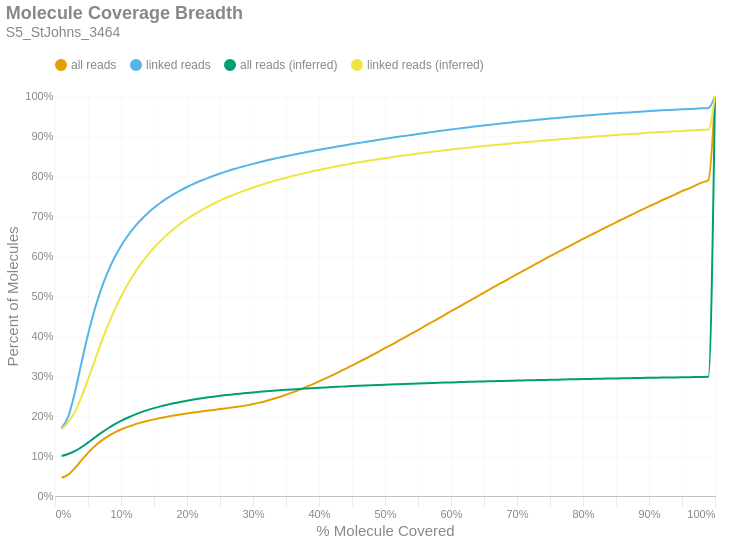

Write notebook code for a chart like this one.
### Markdown cell above
### Molecule Read Coverage
This chart shows molecule coverage breadth as computed by the number of bases aligned to that molecule. In other words, "*how much of each unique long molecule is actually sequenced/aligned?*" Keep in mind there is a distinction between sequences and alignments, since some sequences belonging to a particular molecule may not align well and wouldn't appear in the alignment data. This chart also shows molecule coverage breadth as computed by the *inferred fragment* from which the aligned sequences originate. Unlike read coverage, this calculation takes into account the total insert size, including unsequenced gaps between the forward and reverse reads. Like the previous figures, these are cumulative percents.

### Code cell
if SKIPLR:
    print_html(f"Skipped")
else:
    binned_df = consolidated_hist(valids['coverage_bp'], mask, 0.01, True)
    binned_df_inf = consolidated_hist(valids['coverage_inserts'], mask, 0.01, True)
    binned_df = binned_df.with_columns(pl.lit(binned_df_inf['all reads (cumsum)']).alias('all reads (inferred)'))
    binned_df = binned_df.with_columns(pl.lit(binned_df_inf['linked reads (cumsum)']).alias('linked reads (inferred)'))
    binned_df = binned_df.with_columns(
        (pl.col('bin').cast(pl.Float64) + 0.01).alias('right_edge')
    )

    with SafeRender(binned_df):
        (
            density_plot(binned_df, 'Molecule Coverage Breadth', samplename, 'molcov', ['all reads (inferred)','linked reads (inferred)'])
            .encode(
                #x=alt.X('bin:Q', title="% Molecule Covered").axis(format = '%').scale(padding=0),
                x=alt.X('right_edge:Q', title="% Molecule Covered").axis(format='%').scale(padding=0),
                y=alt.Y('value:Q', title='Percent of Molecules')
                    .axis(format='%')
                    .stack(False)
                    .scale(domainMin=0, padding=0),
                color=alt.Color("key:N").scale(domain = ["all reads", "linked reads", "all reads (inferred)", "linked reads (inferred)"]),
                tooltip = [
                    alt.Tooltip("key:N", title = "Data Type"),
                    alt.Tooltip("range_label:N", title="% Molecule Covered"),
                    alt.Tooltip("value:Q", format = ".2%", title="% Molecules")
                ]
            )
        ).display()

### Figure 1 — Vega-Lite specification as saved in the notebook (floating-point values rounded to 4 significant figures)
{"width": "container", "height": 400, "config": {"title": {"anchor": "start", "dy": -15, "fontSize": 18, "color": "#888888", "subtitleColor": "#888888", "subtitleFontSize": 14}, "arc": {"fill": "#0072B2"}, "axis": {"domainColor": "#888888", "domainWidth": 0.5, "gridWidth": 0.2, "grid": false, "titleFontWeight": 400, "titleFontSize": 15, "labelFontSize": 11, "labelColor": "#888888", "tickColor": "#888888", "tickWidth": 0.2, "titleColor": "#888888"}, "axisBand": {"grid": false}, "axisX": {"grid": true, "tickSize": 10, "domainCap": "round"}, "axisY": {"domain": false, "grid": true, "tickSize": 0, "domainCap": "round"}, "background": "transparent", "header": {"labelFontSize": 15, "labelColor": "#888888", "titleFontSize": 15, "titleFontWeight": 600, "titleColor": "#888888"}, "legend": {"labelFont": "sans-serif", "labelFontSize": 12, "labelColor": "#888888", "symbolSize": 100, "symbolType": "circle", "titleFontSize": 12, "titlePadding": 10, "titleColor": "#888888", "title": null, "orient": "top"}, "range": {"category": ["#E69F00", "#56B4E9", "#009E73", "#F0E442", "#0072B2", "#D55E00", "#CC79A7", "#000000"], "diverging": ["#cfe8f3", "#a2d4ec", "#73bfe2", "#46abdb", "#1696d2", "#12719e"]}, "area": {"fill": "#0072B2", "fillOpacity": 0.7, "line": true, "strokeOpacity": 0.7}, "line": {"color": "#0072B2", "stroke": "#0072B2", "strokeWidth": 2}, "trail": {"color": "#0072B2", "stroke": "#0072B2", "strokeWidth": 0, "size": 1}, "point": {"filled": true, "fillOpacity": 1.0, "size": 95}, "text": {"color": "#888888", "fontSize": 11, "align": "right", "fontWeight": 400, "size": 11}, "bar": {"fill": "#0072B2", "stroke": null}, "view": {"stroke": null, "continuousWidth": 660, "continuousHeight": 400}}, "data": {"name": "data-bc07bcc233a6798b16486f62752d4156"}, "mark": {"type": "line", "interpolate": "monotone", "point": {"opacity": 0, "size": 275}}, "encoding": {"color": {"field": "key", "scale": {"domain": ["all reads", "linked reads", "all reads (inferred)", "linked reads (inferred)"]}, "type": "nominal"}, "tooltip": [{"field": "key", "title": "Data Type", "type": "nominal"}, {"field": "range_label", "title": "% Molecule Covered", "type": "nominal"}, {"field": "value", "format": ".2%", "title": "% Molecules", "type": "quantitative"}], "x": {"axis": {"format": "%"}, "field": "right_edge", "scale": {"padding": 0}, "title": "% Molecule Covered", "type": "quantitative"}, "y": {"axis": {"format": "%"}, "field": "value", "scale": {"domainMin": 0, "padding": 0}, "stack": false, "title": "Percent of Molecules", "type": "quantitative"}}, "params": [{"name": "param_c36ac31b6afebe62", "select": {"type": "point", "fields": ["key"]}, "bind": "legend"}], "title": {"text": "Molecule Coverage Breadth", "subtitle": "S5_StJohns_3464"}, "transform": [{"fold": ["all reads (cumsum)", "linked reads (cumsum)", "all reads (inferred)", "linked reads (inferred)"]}, {"calculate": "replace(datum.key, ' (cumsum)', '')", "as": "key"}, {"filter": {"param": "param_c36ac31b6afebe62"}}], "usermeta": {"embedOptions": {"downloadFileName": "S5_StJohns_3464.molcov"}}, "$schema": "https://vega.github.io/schema/vega-lite/v6.1.0.json", "datasets": {"data-bc07bcc233a6798b16486f62752d4156": [{"bin": "0.0", "interval": "0.0-0.01", "all reads": 0.04575, "linked reads": 0.1696, "all reads (cumsum)": 0.04575, "linked reads (cumsum)": 0.1696, "range_label": "0.0-0.01", "all reads (inferred)": 0.1001, "linked reads (inferred)": 0.1667, "right_edge": 0.01}, {"bin": "0.01", "interval": "0.01-0.02", "all reads": 0.007834, "linked reads": 0.02871, "all reads (cumsum)": 0.05358, "linked reads (cumsum)": 0.1983, "range_label": "0.01-0.02", "all reads (inferred)": 0.105, "linked reads (inferred)": 0.1844, "right_edge": 0.02}, {"bin": "0.02", "interval": "0.02-0.03", "all reads": 0.01593, "linked reads": 0.05973, "all reads (cumsum)": 0.06951, "linked reads (cumsum)": 0.258, "range_label": "0.02-0.03", "all reads (inferred)": 0.1119, "linked reads (inferred)": 0.2097, "right_edge": 0.03}, {"bin": "0.03", "interval": "0.03-0.04", "all reads": 0.01961, "linked reads": 0.07418, "all reads (cumsum)": 0.08912, "linked reads (cumsum)": 0.3322, "range_label": "0.03-0.04", "all reads (inferred)": 0.1219, "linked reads (inferred)": 0.247, "right_edge": 0.04}, {"bin": "0.04", "interval": "0.04-0.05", "all reads": 0.01875, "linked reads": 0.07131, "all reads (cumsum)": 0.1079, "linked reads (cumsum)": 0.4035, "range_label": "0.04-0.05", "all reads (inferred)": 0.1336, "linked reads (inferred)": 0.2913, "right_edge": 0.05}, {"bin": "0.05", "interval": "0.05-0.06", "all reads": 0.01629, "linked reads": 0.06203, "all reads (cumsum)": 0.1242, "linked reads (cumsum)": 0.4655, "range_label": "0.05-0.06", "all reads (inferred)": 0.1458, "linked reads (inferred)": 0.338, "right_edge": 0.06}, {"bin": "0.06", "interval": "0.06-0.07", "all reads": 0.01362, "linked reads": 0.05184, "all reads (cumsum)": 0.1378, "linked reads (cumsum)": 0.5174, "range_label": "0.06-0.07", "all reads (inferred)": 0.1577, "linked reads (inferred)": 0.3835, "right_edge": 0.07}, {"bin": "0.07", "interval": "0.07-0.08", "all reads": 0.0113, "linked reads": 0.04301, "all reads (cumsum)": 0.1491, "linked reads (cumsum)": 0.5604, "range_label": "0.07-0.08", "all reads (inferred)": 0.1688, "linked reads (inferred)": 0.4259, "right_edge": 0.08}, {"bin": "0.08", "interval": "0.08-0.09", "all reads": 0.009299, "linked reads": 0.03533, "all reads (cumsum)": 0.1584, "linked reads (cumsum)": 0.5957, "range_label": "0.08-0.09", "all reads (inferred)": 0.1788, "linked reads (inferred)": 0.4643, "right_edge": 0.09}, {"bin": "0.09", "interval": "0.09-0.1", "all reads": 0.007793, "linked reads": 0.02951, "all reads (cumsum)": 0.1662, "linked reads (cumsum)": 0.6252, "range_label": "0.09-0.1", "all reads (inferred)": 0.1877, "linked reads (inferred)": 0.4985, "right_edge": 0.1}, {"bin": "0.1", "interval": "0.1-0.11", "all reads": 0.006598, "linked reads": 0.02487, "all reads (cumsum)": 0.1728, "linked reads (cumsum)": 0.6501, "range_label": "0.1-0.11", "all reads (inferred)": 0.1957, "linked reads (inferred)": 0.529, "right_edge": 0.11}, {"bin": "0.11", "interval": "0.11-0.12", "all reads": 0.005701, "linked reads": 0.02145, "all reads (cumsum)": 0.1785, "linked reads (cumsum)": 0.6716, "range_label": "0.11-0.12", "all reads (inferred)": 0.2027, "linked reads (inferred)": 0.556, "right_edge": 0.12}, {"bin": "0.12", "interval": "0.12-0.13", "all reads": 0.004918, "linked reads": 0.01848, "all reads (cumsum)": 0.1834, "linked reads (cumsum)": 0.69, "range_label": "0.12-0.13", "all reads (inferred)": 0.209, "linked reads (inferred)": 0.5801, "right_edge": 0.13}, {"bin": "0.13", "interval": "0.13-0.14", "all reads": 0.004335, "linked reads": 0.01619, "all reads (cumsum)": 0.1877, "linked reads (cumsum)": 0.7062, "range_label": "0.13-0.14", "all reads (inferred)": 0.2146, "linked reads (inferred)": 0.6017, "right_edge": 0.14}, {"bin": "0.14", "interval": "0.14-0.15", "all reads": 0.003825, "linked reads": 0.0142, "all reads (cumsum)": 0.1916, "linked reads (cumsum)": 0.7204, "range_label": "0.14-0.15", "all reads (inferred)": 0.2196, "linked reads (inferred)": 0.6207, "right_edge": 0.15}, {"bin": "0.15", "interval": "0.15-0.16", "all reads": 0.003469, "linked reads": 0.01275, "all reads (cumsum)": 0.195, "linked reads (cumsum)": 0.7332, "range_label": "0.15-0.16", "all reads (inferred)": 0.2241, "linked reads (inferred)": 0.6378, "right_edge": 0.16}, {"bin": "0.16", "interval": "0.16-0.17", "all reads": 0.00313, "linked reads": 0.01135, "all reads (cumsum)": 0.1982, "linked reads (cumsum)": 0.7445, "range_label": "0.16-0.17", "all reads (inferred)": 0.2281, "linked reads (inferred)": 0.6534, "right_edge": 0.17}, {"bin": "0.17", "interval": "0.17-0.18", "all reads": 0.002884, "linked reads": 0.01025, "all reads (cumsum)": 0.201, "linked reads (cumsum)": 0.7548, "range_label": "0.17-0.18", "all reads (inferred)": 0.2319, "linked reads (inferred)": 0.6676, "right_edge": 0.18}, {"bin": "0.18", "interval": "0.18-0.19", "all reads": 0.00268, "linked reads": 0.009266, "all reads (cumsum)": 0.2037, "linked reads (cumsum)": 0.764, "range_label": "0.18-0.19", "all reads (inferred)": 0.2352, "linked reads (inferred)": 0.6805, "right_edge": 0.19}, {"bin": "0.19", "interval": "0.19-0.2", "all reads": 0.002511, "linked reads": 0.008457, "all reads (cumsum)": 0.2062, "linked reads (cumsum)": 0.7725, "range_label": "0.19-0.2", "all reads (inferred)": 0.2383, "linked reads (inferred)": 0.6922, "right_edge": 0.2}, {"bin": "0.2", "interval": "0.2-0.21", "all reads": 0.002383, "linked reads": 0.007771, "all reads (cumsum)": 0.2086, "linked reads (cumsum)": 0.7803, "range_label": "0.2-0.21", "all reads (inferred)": 0.2411, "linked reads (inferred)": 0.7029, "right_edge": 0.21}, {"bin": "0.21", "interval": "0.21-0.22", "all reads": 0.002285, "linked reads": 0.007201, "all reads (cumsum)": 0.2109, "linked reads (cumsum)": 0.7875, "range_label": "0.21-0.22", "all reads (inferred)": 0.2437, "linked reads (inferred)": 0.7129, "right_edge": 0.22}, {"bin": "0.22", "interval": "0.22-0.23", "all reads": 0.002247, "linked reads": 0.006762, "all reads (cumsum)": 0.2131, "linked reads (cumsum)": 0.7942, "range_label": "0.22-0.23", "all reads (inferred)": 0.2461, "linked reads (inferred)": 0.7221, "right_edge": 0.23}, {"bin": "0.23", "interval": "0.23-0.24", "all reads": 0.002132, "linked reads": 0.006106, "all reads (cumsum)": 0.2153, "linked reads (cumsum)": 0.8003, "range_label": "0.23-0.24", "all reads (inferred)": 0.2483, "linked reads (inferred)": 0.7305, "right_edge": 0.24}, {"bin": "0.24", "interval": "0.24-0.25", "all reads": 0.002126, "linked reads": 0.005865, "all reads (cumsum)": 0.2174, "linked reads (cumsum)": 0.8062, "range_label": "0.24-0.25", "all reads (inferred)": 0.2504, "linked reads (inferred)": 0.7386, "right_edge": 0.25}, {"bin": "0.25", "interval": "0.25-0.26", "all reads": 0.002081, "linked reads": 0.005411, "all reads (cumsum)": 0.2195, "linked reads (cumsum)": 0.8116, "range_label": "0.25-0.26", "all reads (inferred)": 0.2523, "linked reads (inferred)": 0.7459, "right_edge": 0.26}, {"bin": "0.26", "interval": "0.26-0.27", "all reads": 0.002147, "linked reads": 0.005133, "all reads (cumsum)": 0.2216, "linked reads (cumsum)": 0.8167, "range_label": "0.26-0.27", "all reads (inferred)": 0.2541, "linked reads (inferred)": 0.7526, "right_edge": 0.27}, {"bin": "0.27", "interval": "0.27-0.28", "all reads": 0.002291, "linked reads": 0.004803, "all reads (cumsum)": 0.2239, "linked reads (cumsum)": 0.8215, "range_label": "0.27-0.28", "all reads (inferred)": 0.2558, "linked reads (inferred)": 0.7592, "right_edge": 0.28}, {"bin": "0.28", "interval": "0.28-0.29", "all reads": 0.002626, "linked reads": 0.004484, "all reads (cumsum)": 0.2265, "linked reads (cumsum)": 0.826, "range_label": "0.28-0.29", "all reads (inferred)": 0.2574, "linked reads (inferred)": 0.7653, "right_edge": 0.29}, {"bin": "0.29", "interval": "0.29-0.3", "all reads": 0.003211, "linked reads": 0.004342, "all reads (cumsum)": 0.2298, "linked reads (cumsum)": 0.8304, "range_label": "0.29-0.3", "all reads (inferred)": 0.259, "linked reads (inferred)": 0.7712, "right_edge": 0.3}, {"bin": "0.3", "interval": "0.3-0.31", "all reads": 0.003699, "linked reads": 0.004157, "all reads (cumsum)": 0.2335, "linked reads (cumsum)": 0.8345, "range_label": "0.3-0.31", "all reads (inferred)": 0.2604, "linked reads (inferred)": 0.7766, "right_edge": 0.31}, {"bin": "0.31", "interval": "0.31-0.32", "all reads": 0.004248, "linked reads": 0.003992, "all reads (cumsum)": 0.2377, "linked reads (cumsum)": 0.8385, "range_label": "0.31-0.32", "all reads (inferred)": 0.2617, "linked reads (inferred)": 0.7817, "right_edge": 0.32}, {"bin": "0.32", "interval": "0.32-0.33", "all reads": 0.004766, "linked reads": 0.003766, "all reads (cumsum)": 0.2425, "linked reads (cumsum)": 0.8423, "range_label": "0.32-0.33", "all reads (inferred)": 0.263, "linked reads (inferred)": 0.7866, "right_edge": 0.33}, {"bin": "0.33", "interval": "0.33-0.34", "all reads": 0.005118, "linked reads": 0.00363, "all reads (cumsum)": 0.2476, "linked reads (cumsum)": 0.8459, "range_label": "0.33-0.34", "all reads (inferred)": 0.2642, "linked reads (inferred)": 0.7912, "right_edge": 0.34}, {"bin": "0.34", "interval": "0.34-0.35", "all reads": 0.005571, "linked reads": 0.003544, "all reads (cumsum)": 0.2532, "linked reads (cumsum)": 0.8495, "range_label": "0.34-0.35", "all reads (inferred)": 0.2654, "linked reads (inferred)": 0.7957, "right_edge": 0.35}, {"bin": "0.35", "interval": "0.35-0.36", "all reads": 0.006013, "linked reads": 0.003362, "all reads (cumsum)": 0.2592, "linked reads (cumsum)": 0.8528, "range_label": "0.35-0.36", "all reads (inferred)": 0.2665, "linked reads (inferred)": 0.7999, "right_edge": 0.36}, {"bin": "0.36", "interval": "0.36-0.37", "all reads": 0.00631, "linked reads": 0.003213, "all reads (cumsum)": 0.2655, "linked reads (cumsum)": 0.856, "range_label": "0.36-0.37", "all reads (inferred)": 0.2676, "linked reads (inferred)": 0.804, "right_edge": 0.37}, {"bin": "0.37", "interval": "0.37-0.38", "all reads": 0.006704, "linked reads": 0.00332, "all reads (cumsum)": 0.2722, "linked reads (cumsum)": 0.8593, "range_label": "0.37-0.38", "all reads (inferred)": 0.2687, "linked reads (inferred)": 0.808, "right_edge": 0.38}, {"bin": "0.38", "interval": "0.38-0.39", "all reads": 0.00702, "linked reads": 0.003149, "all reads (cumsum)": 0.2792, "linked reads (cumsum)": 0.8625, "range_label": "0.38-0.39", "all reads (inferred)": 0.2696, "linked reads (inferred)": 0.8117, "right_edge": 0.39}, {"bin": "0.39", "interval": "0.39-0.4", "all reads": 0.007424, "linked reads": 0.003096, "all reads (cumsum)": 0.2866, "linked reads (cumsum)": 0.8656, "range_label": "0.39-0.4", "all reads (inferred)": 0.2706, "linked reads (inferred)": 0.8153, "right_edge": 0.4}, {"bin": "0.4", "interval": "0.4-0.41", "all reads": 0.007443, "linked reads": 0.002927, "all reads (cumsum)": 0.2941, "linked reads (cumsum)": 0.8685, "range_label": "0.4-0.41", "all reads (inferred)": 0.2715, "linked reads (inferred)": 0.8187, "right_edge": 0.41}, {"bin": "0.41", "interval": "0.41-0.42", "all reads": 0.007702, "linked reads": 0.002924, "all reads (cumsum)": 0.3018, "linked reads (cumsum)": 0.8714, "range_label": "0.41-0.42", "all reads (inferred)": 0.2724, "linked reads (inferred)": 0.822, "right_edge": 0.42}, {"bin": "0.42", "interval": "0.42-0.43", "all reads": 0.007968, "linked reads": 0.002875, "all reads (cumsum)": 0.3097, "linked reads (cumsum)": 0.8743, "range_label": "0.42-0.43", "all reads (inferred)": 0.2732, "linked reads (inferred)": 0.8252, "right_edge": 0.43}, {"bin": "0.43", "interval": "0.43-0.44", "all reads": 0.008082, "linked reads": 0.002807, "all reads (cumsum)": 0.3178, "linked reads (cumsum)": 0.8771, "range_label": "0.43-0.44", "all reads (inferred)": 0.274, "linked reads (inferred)": 0.8283, "right_edge": 0.44}, {"bin": "0.44", "interval": "0.44-0.45", "all reads": 0.008329, "linked reads": 0.002663, "all reads (cumsum)": 0.3262, "linked reads (cumsum)": 0.8798, "range_label": "0.44-0.45", "all reads (inferred)": 0.2748, "linked reads (inferred)": 0.8313, "right_edge": 0.45}, {"bin": "0.45", "interval": "0.45-0.46", "all reads": 0.00844, "linked reads": 0.002747, "all reads (cumsum)": 0.3346, "linked reads (cumsum)": 0.8825, "range_label": "0.45-0.46", "all reads (inferred)": 0.2756, "linked reads (inferred)": 0.8342, "right_edge": 0.46}, {"bin": "0.46", "interval": "0.46-0.47", "all reads": 0.008506, "linked reads": 0.002581, "all reads (cumsum)": 0.3431, "linked reads (cumsum)": 0.8851, "range_label": "0.46-0.47", "all reads (inferred)": 0.2763, "linked reads (inferred)": 0.8369, "right_edge": 0.47}, {"bin": "0.47", "interval": "0.47-0.48", "all reads": 0.008773, "linked reads": 0.002624, "all reads (cumsum)": 0.3519, "linked reads (cumsum)": 0.8877, "range_label": "0.47-0.48", "all reads (inferred)": 0.277, "linked reads (inferred)": 0.8395, "right_edge": 0.48}, {"bin": "0.48", "interval": "0.48-0.49", "all reads": 0.008497, "linked reads": 0.002616, "all reads (cumsum)": 0.3604, "linked reads (cumsum)": 0.8904, "range_label": "0.48-0.49", "all reads (inferred)": 0.2777, "linked reads (inferred)": 0.8421, "right_edge": 0.49}, {"bin": "0.49", "interval": "0.49-0.5", "all reads": 0.009599, "linked reads": 0.002675, "all reads (cumsum)": 0.37, "linked reads (cumsum)": 0.893, "range_label": "0.49-0.5", "all reads (inferred)": 0.2783, "linked reads (inferred)": 0.8445, "right_edge": 0.5}, {"bin": "0.5", "interval": "0.5-0.51", "all reads": 0.008263, "linked reads": 0.002398, "all reads (cumsum)": 0.3782, "linked reads (cumsum)": 0.8954, "range_label": "0.5-0.51", "all reads (inferred)": 0.279, "linked reads (inferred)": 0.8469, "right_edge": 0.51}, {"bin": "0.51", "interval": "0.51-0.52", "all reads": 0.009381, "linked reads": 0.002482, "all reads (cumsum)": 0.3876, "linked reads (cumsum)": 0.8979, "range_label": "0.51-0.52", "all reads (inferred)": 0.2796, "linked reads (inferred)": 0.8493, "right_edge": 0.52}, {"bin": "0.52", "interval": "0.52-0.53", "all reads": 0.00897, "linked reads": 0.002369, "all reads (cumsum)": 0.3966, "linked reads (cumsum)": 0.9003, "range_label": "0.52-0.53", "all reads (inferred)": 0.2802, "linked reads (inferred)": 0.8517, "right_edge": 0.53}, {"bin": "0.53", "interval": "0.53-0.54", "all reads": 0.009278, "linked reads": 0.002435, "all reads (cumsum)": 0.4059, "linked reads (cumsum)": 0.9027, "range_label": "0.53-0.54", "all reads (inferred)": 0.2808, "linked reads (inferred)": 0.8539, "right_edge": 0.54}, {"bin": "0.54", "interval": "0.54-0.55", "all reads": 0.009125, "linked reads": 0.002383, "all reads (cumsum)": 0.415, "linked reads (cumsum)": 0.9051, "range_label": "0.54-0.55", "all reads (inferred)": 0.2814, "linked reads (inferred)": 0.856, "right_edge": 0.55}, {"bin": "0.55", "interval": "0.55-0.56", "all reads": 0.009413, "linked reads": 0.002291, "all reads (cumsum)": 0.4244, "linked reads (cumsum)": 0.9074, "range_label": "0.55-0.56", "all reads (inferred)": 0.2819, "linked reads (inferred)": 0.8581, "right_edge": 0.56}, {"bin": "0.56", "interval": "0.56-0.57", "all reads": 0.00934, "linked reads": 0.00231, "all reads (cumsum)": 0.4337, "linked reads (cumsum)": 0.9097, "range_label": "0.56-0.57", "all reads (inferred)": 0.2825, "linked reads (inferred)": 0.8601, "right_edge": 0.57}, {"bin": "0.57", "interval": "0.57-0.58", "all reads": 0.009234, "linked reads": 0.002196, "all reads (cumsum)": 0.443, "linked reads (cumsum)": 0.9119, "range_label": "0.57-0.58", "all reads (inferred)": 0.283, "linked reads (inferred)": 0.8622, "right_edge": 0.58}, {"bin": "0.58", "interval": "0.58-0.59", "all reads": 0.009387, "linked reads": 0.002186, "all reads (cumsum)": 0.4524, "linked reads (cumsum)": 0.9141, "range_label": "0.58-0.59", "all reads (inferred)": 0.2836, "linked reads (inferred)": 0.8641, "right_edge": 0.59}, {"bin": "0.59", "interval": "0.59-0.6", "all reads": 0.009521, "linked reads": 0.002216, "all reads (cumsum)": 0.4619, "linked reads (cumsum)": 0.9163, "range_label": "0.59-0.6", "all reads (inferred)": 0.2841, "linked reads (inferred)": 0.866, "right_edge": 0.6}, {"bin": "0.6", "interval": "0.6-0.61", "all reads": 0.009115, "linked reads": 0.002128, "all reads (cumsum)": 0.471, "linked reads (cumsum)": 0.9184, "range_label": "0.6-0.61", "all reads (inferred)": 0.2846, "linked reads (inferred)": 0.8679, "right_edge": 0.61}, {"bin": "0.61", "interval": "0.61-0.62", "all reads": 0.009476, "linked reads": 0.002019, "all reads (cumsum)": 0.4805, "linked reads (cumsum)": 0.9204, "range_label": "0.61-0.62", "all reads (inferred)": 0.285, "linked reads (inferred)": 0.8697, "right_edge": 0.62}, {"bin": "0.62", "interval": "0.62-0.63", "all reads": 0.009244, "linked reads": 0.002085, "all reads (cumsum)": 0.4897, "linked reads (cumsum)": 0.9225, "range_label": "0.62-0.63", "all reads (inferred)": 0.2855, "linked reads (inferred)": 0.8714, "right_edge": 0.63}, {"bin": "0.63", "interval": "0.63-0.64", "all reads": 0.0094, "linked reads": 0.002024, "all reads (cumsum)": 0.4991, "linked reads (cumsum)": 0.9246, "range_label": "0.63-0.64", "all reads (inferred)": 0.286, "linked reads (inferred)": 0.8732, "right_edge": 0.64}, {"bin": "0.64", "interval": "0.64-0.65", "all reads": 0.009212, "linked reads": 0.001842, "all reads (cumsum)": 0.5083, "linked reads (cumsum)": 0.9264, "range_label": "0.64-0.65", "all reads (inferred)": 0.2864, "linked reads (inferred)": 0.8748, "right_edge": 0.65}, {"bin": "0.65", "interval": "0.65-0.66", "all reads": 0.009543, "linked reads": 0.001912, "all reads (cumsum)": 0.5179, "linked reads (cumsum)": 0.9283, "range_label": "0.65-0.66", "all reads (inferred)": 0.2869, "linked reads (inferred)": 0.8764, "right_edge": 0.66}, {"bin": "0.66", "interval": "0.66-0.67", "all reads": 0.00907, "linked reads": 0.001759, "all reads (cumsum)": 0.5269, "linked reads (cumsum)": 0.9301, "range_label": "0.66-0.67", "all reads (inferred)": 0.2873, "linked reads (inferred)": 0.878, "right_edge": 0.67}, {"bin": "0.67", "interval": "0.67-0.68", "all reads": 0.009225, "linked reads": 0.0018, "all reads (cumsum)": 0.5362, "linked reads (cumsum)": 0.9319, "range_label": "0.67-0.68", "all reads (inferred)": 0.2877, "linked reads (inferred)": 0.8796, "right_edge": 0.68}, {"bin": "0.68", "interval": "0.68-0.69", "all reads": 0.008998, "linked reads": 0.001765, "all reads (cumsum)": 0.5452, "linked reads (cumsum)": 0.9336, "range_label": "0.68-0.69", "all reads (inferred)": 0.2881, "linked reads (inferred)": 0.8811, "right_edge": 0.69}, {"bin": "0.69", "interval": "0.69-0.7", "all reads": 0.00926, "linked reads": 0.00176, "all reads (cumsum)": 0.5544, "linked reads (cumsum)": 0.9354, "range_label": "0.69-0.7", "all reads (inferred)": 0.2886, "linked reads (inferred)": 0.8827, "right_edge": 0.7}, {"bin": "0.7", "interval": "0.7-0.71", "all reads": 0.008902, "linked reads": 0.001687, "all reads (cumsum)": 0.5633, "linked reads (cumsum)": 0.9371, "range_label": "0.7-0.71", "all reads (inferred)": 0.2889, "linked reads (inferred)": 0.8841, "right_edge": 0.71}, {"bin": "0.71", "interval": "0.71-0.72", "all reads": 0.008975, "linked reads": 0.001672, "all reads (cumsum)": 0.5723, "linked reads (cumsum)": 0.9388, "range_label": "0.71-0.72", "all reads (inferred)": 0.2893, "linked reads (inferred)": 0.8855, "right_edge": 0.72}, {"bin": "0.72", "interval": "0.72-0.73", "all reads": 0.009074, "linked reads": 0.001604, "all reads (cumsum)": 0.5814, "linked reads (cumsum)": 0.9404, "range_label": "0.72-0.73", "all reads (inferred)": 0.2897, "linked reads (inferred)": 0.8869, "right_edge": 0.73}, {"bin": "0.73", "interval": "0.73-0.74", "all reads": 0.008819, "linked reads": 0.001584, "all reads (cumsum)": 0.5902, "linked reads (cumsum)": 0.9419, "range_label": "0.73-0.74", "all reads (inferred)": 0.2901, "linked reads (inferred)": 0.8883, "right_edge": 0.74}, {"bin": "0.74", "interval": "0.74-0.75", "all reads": 0.009267, "linked reads": 0.001601, "all reads (cumsum)": 0.5995, "linked reads (cumsum)": 0.9435, "range_label": "0.74-0.75", "all reads (inferred)": 0.2905, "linked reads (inferred)": 0.8898, "right_edge": 0.75}, {"bin": "0.75", "interval": "0.75-0.76", "all reads": 0.008515, "linked reads": 0.001445, "all reads (cumsum)": 0.608, "linked reads (cumsum)": 0.945, "range_label": "0.75-0.76", "all reads (inferred)": 0.2909, "linked reads (inferred)": 0.8911, "right_edge": 0.76}, {"bin": "0.76", "interval": "0.76-0.77", "all reads": 0.008713, "linked reads": 0.001434, "all reads (cumsum)": 0.6167, "linked reads (cumsum)": 0.9464, "range_label": "0.76-0.77", "all reads (inferred)": 0.2912, "linked reads (inferred)": 0.8924, "right_edge": 0.77}, {"bin": "0.77", "interval": "0.77-0.78", "all reads": 0.008596, "linked reads": 0.001479, "all reads (cumsum)": 0.6253, "linked reads (cumsum)": 0.9479, "range_label": "0.77-0.78", "all reads (inferred)": 0.2916, "linked reads (inferred)": 0.8938, "right_edge": 0.78}, {"bin": "0.78", "interval": "0.78-0.79", "all reads": 0.008516, "linked reads": 0.001339, "all reads (cumsum)": 0.6338, "linked reads (cumsum)": 0.9492, "range_label": "0.78-0.79", "all reads (inferred)": 0.2919, "linked reads (inferred)": 0.8951, "right_edge": 0.79}, {"bin": "0.79", "interval": "0.79-0.8", "all reads": 0.008939, "linked reads": 0.001426, "all reads (cumsum)": 0.6427, "linked reads (cumsum)": 0.9507, "range_label": "0.79-0.8", "all reads (inferred)": 0.2923, "linked reads (inferred)": 0.8963, "right_edge": 0.8}, {"bin": "0.8", "interval": "0.8-0.81", "all reads": 0.008189, "linked reads": 0.0013, "all reads (cumsum)": 0.6509, "linked reads (cumsum)": 0.952, "range_label": "0.8-0.81", "all reads (inferred)": 0.2926, "linked reads (inferred)": 0.8976, "right_edge": 0.81}, {"bin": "0.81", "interval": "0.81-0.82", "all reads": 0.008374, "linked reads": 0.001274, "all reads (cumsum)": 0.6593, "linked reads (cumsum)": 0.9532, "range_label": "0.81-0.82", "all reads (inferred)": 0.293, "linked reads (inferred)": 0.8988, "right_edge": 0.82}, {"bin": "0.82", "interval": "0.82-0.83", "all reads": 0.008422, "linked reads": 0.001252, "all reads (cumsum)": 0.6677, "linked reads (cumsum)": 0.9545, "range_label": "0.82-0.83", "all reads (inferred)": 0.2933, "linked reads (inferred)": 0.9, "right_edge": 0.83}, {"bin": "0.83", "interval": "0.83-0.84", "all reads": 0.008292, "linked reads": 0.001171, "all reads (cumsum)": 0.676, "linked reads (cumsum)": 0.9557, "range_label": "0.83-0.84", "all reads (inferred)": 0.2936, "linked reads (inferred)": 0.9012, "right_edge": 0.84}, {"bin": "0.84", "interval": "0.84-0.85", "all reads": 0.008135, "linked reads": 0.00116, "all reads (cumsum)": 0.6842, "linked reads (cumsum)": 0.9568, "range_label": "0.84-0.85", "all reads (inferred)": 0.2939, "linked reads (inferred)": 0.9024, "right_edge": 0.85}, {"bin": "0.85", "interval": "0.85-0.86", "all reads": 0.008215, "linked reads": 0.001129, "all reads (cumsum)": 0.6924, "linked reads (cumsum)": 0.958, "range_label": "0.85-0.86", "all reads (inferred)": 0.2943, "linked reads (inferred)": 0.9035, "right_edge": 0.86}, {"bin": "0.86", "interval": "0.86-0.87", "all reads": 0.007902, "linked reads": 0.001093, "all reads (cumsum)": 0.7003, "linked reads (cumsum)": 0.959, "range_label": "0.86-0.87", "all reads (inferred)": 0.2946, "linked reads (inferred)": 0.9047, "right_edge": 0.87}, {"bin": "0.87", "interval": "0.87-0.88", "all reads": 0.008088, "linked reads": 0.001063, "all reads (cumsum)": 0.7084, "linked reads (cumsum)": 0.9601, "range_label": "0.87-0.88", "all reads (inferred)": 0.2949, "linked reads (inferred)": 0.9058, "right_edge": 0.88}, {"bin": "0.88", "interval": "0.88-0.89", "all reads": 0.007816, "linked reads": 0.001048, "all reads (cumsum)": 0.7162, "linked reads (cumsum)": 0.9612, "range_label": "0.88-0.89", "all reads (inferred)": 0.2952, "linked reads (inferred)": 0.9068, "right_edge": 0.89}, {"bin": "0.89", "interval": "0.89-0.9", "all reads": 0.007945, "linked reads": 0.001047, "all reads (cumsum)": 0.7241, "linked reads (cumsum)": 0.9622, "range_label": "0.89-0.9", "all reads (inferred)": 0.2955, "linked reads (inferred)": 0.9079, "right_edge": 0.9}, {"bin": "0.9", "interval": "0.9-0.91", "all reads": 0.007329, "linked reads": 0.0009474, "all reads (cumsum)": 0.7314, "linked reads (cumsum)": 0.9631, "range_label": "0.9-0.91", "all reads (inferred)": 0.2957, "linked reads (inferred)": 0.9089, "right_edge": 0.91}, {"bin": "0.91", "interval": "0.91-0.92", "all reads": 0.008229, "linked reads": 0.0009462, "all reads (cumsum)": 0.7397, "linked reads (cumsum)": 0.9641, "range_label": "0.91-0.92", "all reads (inferred)": 0.296, "linked reads (inferred)": 0.9098, "right_edge": 0.92}, {"bin": "0.92", "interval": "0.92-0.93", "all reads": 0.006967, "linked reads": 0.0009186, "all reads (cumsum)": 0.7466, "linked reads (cumsum)": 0.965, "range_label": "0.92-0.93", "all reads (inferred)": 0.2963, "linked reads (inferred)": 0.9108, "right_edge": 0.93}, {"bin": "0.93", "interval": "0.93-0.94", "all reads": 0.007482, "linked reads": 0.0008579, "all reads (cumsum)": 0.7541, "linked reads (cumsum)": 0.9659, "range_label": "0.93-0.94", "all reads (inferred)": 0.2965, "linked reads (inferred)": 0.9117, "right_edge": 0.94}, {"bin": "0.94", "interval": "0.94-0.95", "all reads": 0.007963, "linked reads": 0.0008473, "all reads (cumsum)": 0.7621, "linked reads (cumsum)": 0.9667, "range_label": "0.94-0.95", "all reads (inferred)": 0.2968, "linked reads (inferred)": 0.9126, "right_edge": 0.95}, {"bin": "0.95", "interval": "0.95-0.96", "all reads": 0.006498, "linked reads": 0.0008636, "all reads (cumsum)": 0.7686, "linked reads (cumsum)": 0.9676, "range_label": "0.95-0.96", "all reads (inferred)": 0.2971, "linked reads (inferred)": 0.9136, "right_edge": 0.96}, {"bin": "0.96", "interval": "0.96-0.97", "all reads": 0.007464, "linked reads": 0.0008047, "all reads (cumsum)": 0.7761, "linked reads (cumsum)": 0.9684, "range_label": "0.96-0.97", "all reads (inferred)": 0.2974, "linked reads (inferred)": 0.9145, "right_edge": 0.97}, {"bin": "0.97", "interval": "0.97-0.98", "all reads": 0.007417, "linked reads": 0.0007397, "all reads (cumsum)": 0.7835, "linked reads (cumsum)": 0.9691, "range_label": "0.97-0.98", "all reads (inferred)": 0.2977, "linked reads (inferred)": 0.9155, "right_edge": 0.98}, {"bin": "0.98", "interval": "0.98-0.99", "all reads": 0.006622, "linked reads": 0.0007672, "all reads (cumsum)": 0.7901, "linked reads (cumsum)": 0.9699, "range_label": "0.98-0.99", "all reads (inferred)": 0.298, "linked reads (inferred)": 0.9164, "right_edge": 0.99}, {"bin": "0.99", "interval": "0.99-1.0", "all reads": 0.2099, "linked reads": 0.03011, "all reads (cumsum)": 1.0, "linked reads (cumsum)": 1.0, "range_label": "0.99-1.0", "all reads (inferred)": 1.0, "linked reads (inferred)": 1.0, "right_edge": 1.0}]}}
